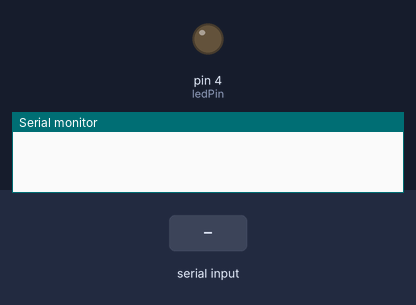
A sketch run on a simulated Arduino Uno, built with avr-gcc and run on an emulated ATmega328P. Parts: output pins drawn as LEDs (lit = HIGH), the last lines printed to the serial monitor. The test bench sets the inputs (shaded band).

Above: at 1.2 s.
1.3 s: "90,45\n" received over Serial
At 2.9 s:
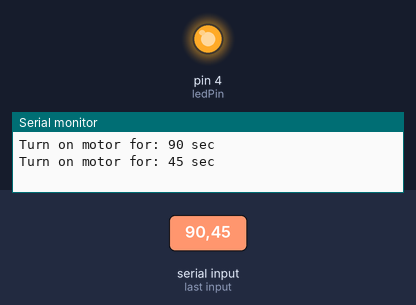
Timing chart, 0 to 47.8 s (numbered marks = the images above; inputs shaded):
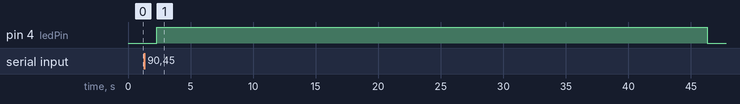

The sketch:

motor_modeling_code.ino
```cpp
int ledPin = 4;
int ledPin_1 = 13;

int time_now = 0;
int time_last = 0;
int count_target = 0;
int count = 0;


//########################################## SETUP ######################################################
void setup() {
  Serial.begin(115200);
  pinMode(ledPin, OUTPUT);
  digitalWrite(ledPin, 0);
  time_now = time_last = millis();
}

//########################################## Task ######################################################
void loop() {
  if (Serial.available()) {
    int time_cmd = Serial.parseInt();
    if (time_cmd > 0) {
      count_target = time_cmd;
      Serial.print("Turn on motor for: ");
      Serial.print(time_cmd);
      Serial.println(" sec");
    }
    else if (time_cmd == -1) {
      count_target = 0;
      Serial.println("Force stop");
    }
  }

  time_now = millis();
  if (count_target > 0) {
    if (time_now - time_last >= 1000) {
      time_last = time_now;
      count++;
      if (count >= count_target) {
        Serial.println("Turn off motor");
        count_target = 0;
        digitalWrite(ledPin, 0);
      }
      else {
        digitalWrite(ledPin, 1);
        // Serial.print("time: ");
        // Serial.print(count);
        // Serial.println("s");
      }
    }
  }
  else {
    time_last = time_now;
    count = 0;
    digitalWrite(ledPin, 0);
  }
}
```

Measured:
- after the input at 1.3 s, pin 4 (ledPin): LOW → HIGH after 1.0 s, → LOW 44.0 s later
